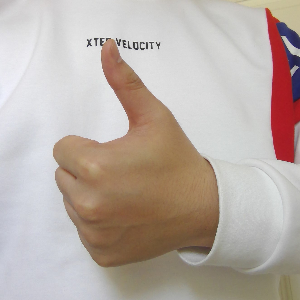
#> input picture images-like/1_1.png, 300 x 300 px; its folder holds only this picture in this run
$ python picture.py
#> lines starting #> are read from the running program, lines starting #| are printed output that depends on the picture; after the words box and inside, x2 and y2 are one past the last pixel; in counts of white or black regions, pixels touching at a corner belong together
#> further down, pic is the input picture: shape (300, 300, 3); mean B, G, R 165.5, 173, 185.4
# -*- coding:utf-8 -*-
import cv2
import numpy as np
import math
import os
import fourierDescriptor as fd
import efd as efd
from scipy.ndimage.interpolation import geometric_transform

MIN_DESCRIPTOR = 500
NUMBER_OF_HARMONICS = 20

#二值化处理
def binaryMask(frame, x0, y0, width, height):
#> called with x0 = 0, y0 = 0, width = 300, height = 300
	cv2.rectangle(frame,(x0,y0),(x0+width, y0+height),(0,255,0)) #画出截取的手势框图
	roi = frame[y0:y0+height, x0:x0+width] #获取手势框图
	#roi = topolar(roi)
	# cv2.imshow("roi", roi) #显示手势框图
	res = skinMask(roi) #进行肤色检测
	#cv2.imshow("res", res) #显示肤色检测后的图像

	kernel = np.ones((3,3), np.uint8) #设置卷积核
	res = cv2.erode(res, kernel) #腐蚀操作
	res = cv2.dilate(res, kernel)#膨胀操作
	# cv2.imshow("res", res) #显示肤色检测后的图像


	# ret, fourier_result = fd.fourierDesciptor(res)
	# efd_result, K, T = efd.elliptic_fourier_descriptors(res)
	#ret = fd.reconstruct(res, fourier_result, MIN_DESCRIPTOR)
	return roi, res#, ret, fourier_result, efd_result


#肤色检测
'''
##########方法一###################
##########BGR空间的手势识别#########
def skinMask(roi):
	rgb = cv2.cvtColor(roi, cv2.COLOR_BGR2RGB) #转换到RGB空间
	(R,G,B) = cv2.split(rgb) #获取图像每个像素点的RGB的值，即将一个二维矩阵拆成三个二维矩阵
	skin = np.zeros(R.shape, dtype = np.uint8) #掩膜
	(x,y) = R.shape #获取图像的像素点的坐标范围
	# print("x:" + str(x) + ", y: " + str(y))
	for i in range(0, x):
		for j in range(0, y):
			#判断条件，不在肤色范围内则将掩膜设为黑色，即255
			# print("i:" + str(i) + ", j: " + str(j))
			if (abs(int(R[i][j]) - int(G[i][j])) > 15) and int((R[i][j]) > int(G[i][j])) and int((R[i][j]) > int(B[i][j])):
				if (R[i][j] > 95) and (G[i][j] > 40) and (B[i][j] > 20) \
						and (max(R[i][j],G[i][j],B[i][j]) - min(R[i][j],G[i][j],B[i][j]) > 15):
					skin[i][j] = 255
				elif (R[i][j] > 220) and (G[i][j] > 210) and (B[i][j] > 170):
					skin[i][j] = 255
	res = cv2.bitwise_and(roi,roi, mask = skin) #图像与运算
	return res
'''

'''
##########方法二###################
########HSV颜色空间H范围筛选法######
def skinMask(roi):
	low = np.array([0, 48, 50]) #最低阈值
	high = np.array([20, 255, 255]) #最高阈值
	hsv = cv2.cvtColor(roi, cv2.COLOR_BGR2HSV) #转换到HSV空间
	mask = cv2.inRange(hsv,low,high) #掩膜，不在范围内的设为255
	res = cv2.bitwise_and(roi,roi, mask = mask) #图像与运算
	return res
'''

'''
##########方法三###################
#########椭圆肤色检测模型##########
def skinMask(roi):
	skinCrCbHist = np.zeros((256,256), dtype= np.uint8)
	cv2.ellipse(skinCrCbHist, (113,155),(23,25), 43, 0, 360, (255,255,255), -1) #绘制椭圆弧线
	YCrCb = cv2.cvtColor(roi, cv2.COLOR_BGR2YCR_CB) #转换至YCrCb空间
	(y,Cr,Cb) = cv2.split(YCrCb) #拆分出Y,Cr,Cb值
	skin = np.zeros(Cr.shape, dtype = np.uint8) #掩膜
	(x,y) = Cr.shape
	for i in range(0, x):
		for j in range(0, y):
			if skinCrCbHist [Cr[i][j], Cb[i][j]] > 0: #若不在椭圆区间中
				skin[i][j] = 255
	res = cv2.bitwise_and(roi,roi, mask = skin)
	return res
'''


################方法四####################
####YCrCb颜色空间的Cr分量+Otsu法阈值分割算法
def skinMask(roi):
	YCrCb = cv2.cvtColor(roi, cv2.COLOR_BGR2YCR_CB) #转换至YCrCb空间
#> YCrCb: shape (300, 300, 3); mean of channels 0, 1, 2 175.5, 134.1, 121.6
	(y,cr,cb) = cv2.split(YCrCb) #拆分出Y,Cr,Cb值
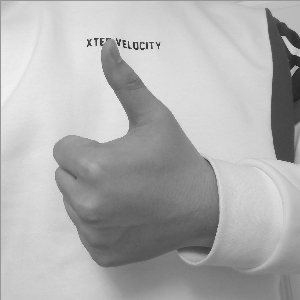
#> y: shape (300, 300); min 29, max 241, mean 175.5
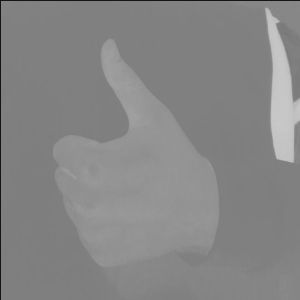
#> cr: shape (300, 300); min 21, max 200, mean 134.1
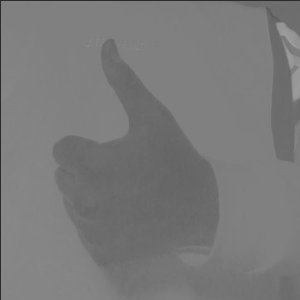
#> cb: shape (300, 300); min 43, max 159, mean 121.6
	cr1 = cv2.GaussianBlur(cr, (5,5), 0)
	_, skin = cv2.threshold(cr1, 0, 255, cv2.THRESH_BINARY + cv2.THRESH_OTSU) #Ostu处理
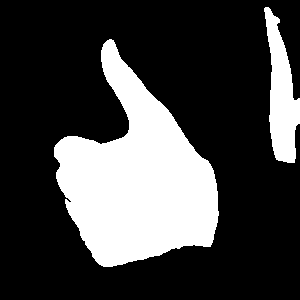
#> skin: shape (300, 300); 26.1% white; 2 white regions, box (x1, y1, x2, y2) and area: (54, 39, 219, 267) 20335, (264, 7, 300, 163) 3136
	res = cv2.bitwise_and(roi,roi, mask = skin)
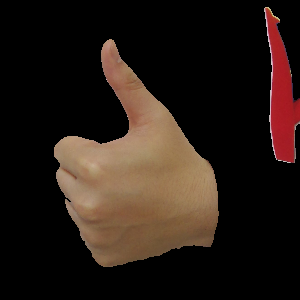
#> res: shape (300, 300, 3); mean B, G, R 21, 27.6, 39.5
	return res


'''
##########方法五###################
########Cr，Cb范围筛选法###########
def skinMask(roi):
	YCrCb = cv2.cvtColor(roi, cv2.COLOR_BGR2YCR_CB) #转换至YCrCb空间
	(y,cr,cb) = cv2.split(YCrCb) #拆分出Y,Cr,Cb值
	skin = np.zeros(cr.shape, dtype = np.uint8)
	(x,y) = cr.shape
	for i in range(0, x):
		for j in range(0, y):
			#每个像素点进行判断
			if(cr[i][j] > 130) and (cr[i][j] < 175) and (cb[i][j] > 77) and (cb[i][j] < 127):
				skin[i][j] = 255
	res = cv2.bitwise_and(roi,roi, mask = skin)
	return res
'''

path = './' + 'images-like' + '/'
outPath = './' + 'images-like-res' + '/'
outPath1 = 'C:/Users/50493/Desktop/1/'


if __name__ == '__main__':

	fileList = os.listdir(path)
	for i in range(len(fileList)):
		pic = cv2.imread(path + fileList[i])
		roi, res = binaryMask(pic, 0, 0, 300, 300)
#> in binaryMask, `res = cv2.erode(res, kernel)`:
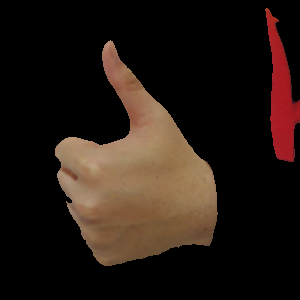
#> res: shape (300, 300, 3); mean B, G, R 18.5, 25, 36.5
		cv2.imwrite(outPath + "1_" + str(i + 1) + ".png", res)
	'''
	fileList = os.listdir(outPath)
	for i in range(len(fileList)):
		pic = cv2.imread(outPath + fileList[i])
		cv2.imwrite(outPath1 + "1_" + str(i + 1) + ".png", pic)
'''

$ run again, on images-like/1_13.png
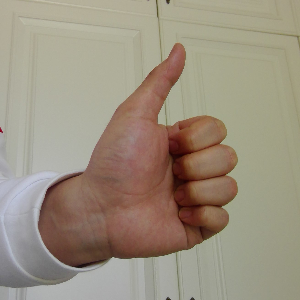
#> input picture images-like/1_13.png, 300 x 300 px
#> pic is the input picture: shape (300, 300, 3); mean B, G, R 127.2, 144.5, 155.6
#> YCrCb: shape (300, 300, 3); mean of channels 0, 1, 2 145.7, 134.2, 117
#> in skinMask, `_, skin = cv2.threshold(cr1, 0, 255, cv2.THRESH_BINARY + cv2.THRESH_OT..`:
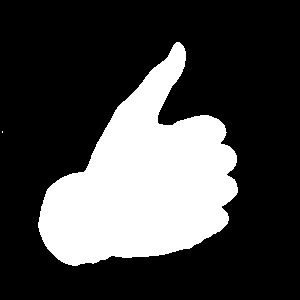
#> skin: shape (300, 300); 27.1% white; 2 white regions (1 under 20 px), largest, box (x1, y1, x2, y2) and area: (38, 42, 238, 266) 24407
#> in binaryMask, `res = cv2.erode(res, kernel)`:
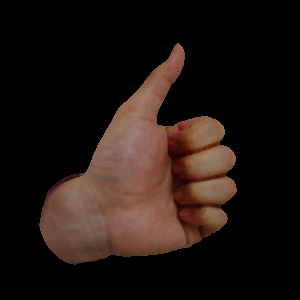
#> res: shape (300, 300, 3); mean B, G, R 17.3, 21.6, 32.1

$ run again, on images-like/1_14.png
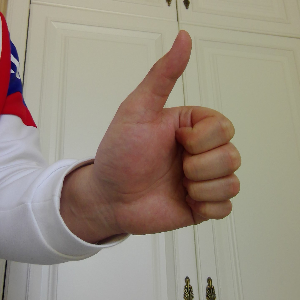
#> input picture images-like/1_14.png, 300 x 300 px
#> pic is the input picture: shape (300, 300, 3); mean B, G, R 127.5, 141.3, 153.3
#> YCrCb: shape (300, 300, 3); mean of channels 0, 1, 2 143.3, 134.3, 118.5
#> in skinMask, `_, skin = cv2.threshold(cr1, 0, 255, cv2.THRESH_BINARY + cv2.THRESH_OT..`:
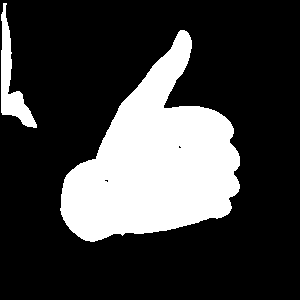
#> skin: shape (300, 300); 24.7% white; 2 white regions, box (x1, y1, x2, y2) and area: (60, 30, 240, 242) 20729, (1, 3, 37, 128) 1463
#> in binaryMask, `res = cv2.erode(res, kernel)`:
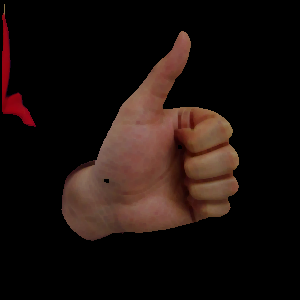
#> res: shape (300, 300, 3); mean B, G, R 12.8, 16, 26.7

$ run again, on images-like/1_15.png
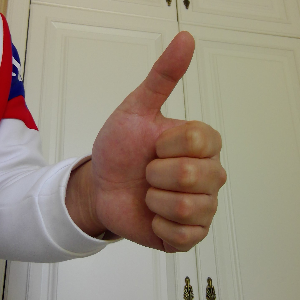
#> input picture images-like/1_15.png, 300 x 300 px
#> pic is the input picture: shape (300, 300, 3); mean B, G, R 125.1, 141.3, 153.9
#> YCrCb: shape (300, 300, 3); mean of channels 0, 1, 2 143.2, 134.9, 117.2
#> in skinMask, `_, skin = cv2.threshold(cr1, 0, 255, cv2.THRESH_BINARY + cv2.THRESH_OT..`:
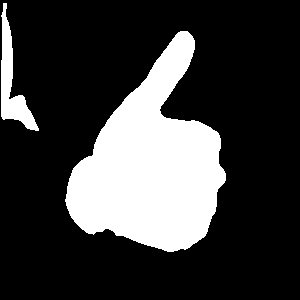
#> skin: shape (300, 300); 23.6% white; 2 white regions, box (x1, y1, x2, y2) and area: (65, 31, 226, 252) 19632, (1, 3, 39, 131) 1632
#> in binaryMask, `res = cv2.erode(res, kernel)`:
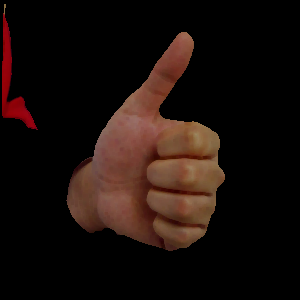
#> res: shape (300, 300, 3); mean B, G, R 11, 14.8, 26.1
